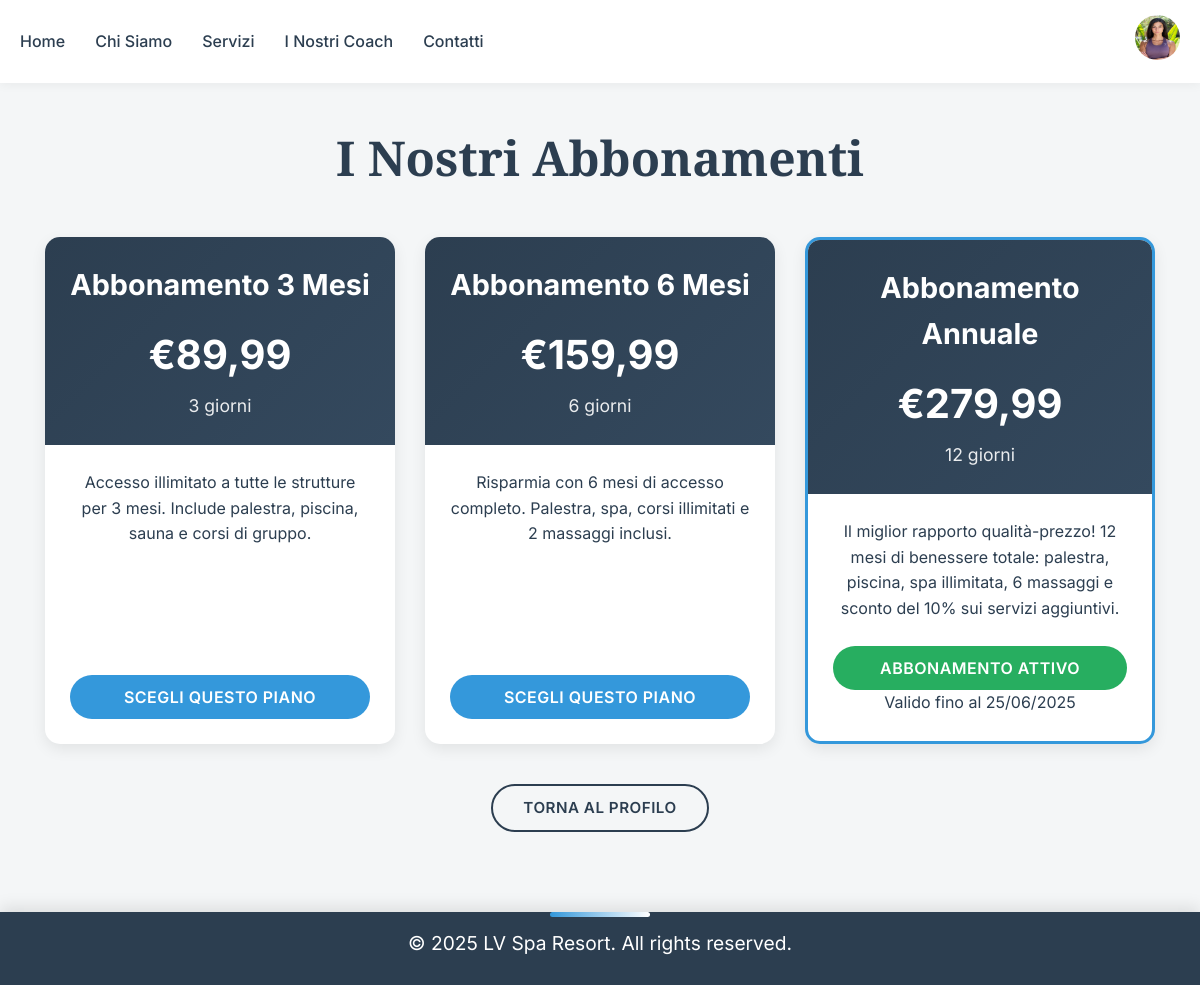
Page /subscriptions/subscription-plans/ (signed in) on the committed database.
### users/models.py (models this page shows, shortened)
class User(AbstractBaseUser, PermissionsMixin):
    full_name = models.CharField(max_length=255, default="Nome Cognome")
    email = models.EmailField(unique=True)
    phone = models.CharField(max_length=20, blank=True)
    profile_picture = models.ImageField(
        upload_to="profile_pics/",
        default="profile_pics/def_pfp.png",
        null=True,
        blank=True
    )
    is_active = models.BooleanField(default=True)
    is_staff = models.BooleanField(default=False)
    is_superuser = models.BooleanField(default=False)
    objects = UserManager()
    USERNAME_FIELD = 'email'

### subscriptions/models.py (models this page shows, shortened)
class SubscriptionPlan(models.Model):
    name = models.CharField(max_length=100)
    price = models.FloatField()
    duration = models.IntegerField(help_text="Durata in giorni")
    description = models.TextField()

class Subscription(models.Model):
    user = models.ForeignKey('users.User', on_delete=models.CASCADE)
    plan = models.ForeignKey('subscriptions.SubscriptionPlan', on_delete=models.SET_NULL, null=True, blank=True)
    start_date = models.DateTimeField(auto_now_add=True)
    end_date = models.DateTimeField(blank=True, null=True)
    is_active = models.BooleanField(default=True)

### subscriptions/views.py (the view)
# urls.py: path('subscription-plans/', views.subscription_plans, name='subscription_plans'),
@login_required
def subscription_plans(request):
    context = {
    "subscription_plans": SubscriptionPlan.objects.all(),
    "user_subscription": Subscription.objects.filter(user=request.user, is_active=True).first(),
}
    return render(request, 'subscriptions/subscription.html', context)

### subscriptions/templates/subscriptions/subscription.html (shortened to what this page needs)
{% extends 'users/navbar_template.html' %}
{% load static %}
{% block content %}
    <section class="subscription-section">
        <div class="subscription-container">
            <h1>I Nostri Abbonamenti</h1>
            <div class="plans-container">
                {% for plan in subscription_plans %}
                <div class="plan-card {% if user_subscription and user_subscription.plan.id == plan.id %}active-plan{% endif %}">
                    <div class="plan-header">
                        <h2>{{ plan.name }}</h2>
                        <p class="plan-price">€{{ plan.price|floatformat:2 }}</p>
                        <p class="plan-duration">{{ plan.duration }} giorni</p>
                    </div>
                    <div class="plan-description">
                        <p>{{ plan.description }}</p>
                    </div>
                    <div class="plan-action">
                        {% if user_subscription and user_subscription.plan.id == plan.id %}
                            <button class="current-plan-btn" disabled>Abbonamento Attivo</button>
                            <p class="plan-validity">Valido fino al {{ user_subscription.end_date|date:'d/m/Y' }}</p>
                        {% else %}
                            <button type="button" class="subscribe-plan-btn" onclick="openFakePaymentModal({{ plan.id }})">Scegli Questo Piano</button>
                        {% endif %}
                    </div>
                </div>
                {% empty %}
                <div class="no-plans">
                    <p>Al momento non ci sono abbonamenti disponibili.</p>
                </div>
                {% endfor %}
            </div>
            <div class="return-profile">
                <a href="{% url 'profile' %}" class="return-btn">Torna al Profilo</a>
            </div>
        </div>
    </section>
    <footer>
        <p>&copy; 2025 LV Spa Resort. All rights reserved.</p>
    </footer>
    <link rel="stylesheet" href="{% static 'subscriptions/css/subscriptions.css' %}?v={{ timestamp }}">
{% endblock %}

### users/templates/users/navbar_template.html (shortened to what this page needs)
{% load static %}
<!DOCTYPE html>
<html lang="it">
<head>
    <link rel="stylesheet" href="{% static 'users/css/home.css' %}">
</head>
<body>
    <header>
        <nav class="navbar">
            <ul class="nav-links">
                <li><a href="{% url 'home' %}#home">Home</a></li>
                <li><a href="{% url 'home' %}#about">Chi Siamo</a></li>
                <li><a href="{% url 'home' %}#services">Servizi</a></li>
                <li><a href="{% url 'home' %}#coaches">I Nostri Coach</a></li>
                <li><a href="{% url 'home' %}#contact">Contatti</a></li>
            </ul>
            <div class="header-actions">
                {% if user.is_authenticated %}
                    <div class="dropdown">
                        <img
                            src="{{ user.profile_picture.url }}"
                            alt="Immagine profilo utente"
                            class="user-profile-pic"
                        >
                    </div>
                {% else %}
                    <button class="login-btn" onclick="window.location.href='{% url 'login' %}?tab=login'">Login</button>
                    <button class="register-btn" onclick="window.location.href='{% url 'login' %}?tab=register'">Registrati</button>
                {% endif %}
            </div>
        </nav>
    </header>
{% block content %}{% endblock %}
</body>
</html>

### users/static/users/css/home.css (style rules this page uses)
* { margin: 0; padding: 0; box-sizing: border-box; }
:root { --primary-color: #2C3E50; --secondary-color: #34495E; --accent-color: #3498DB; --background-color: #F4F6F7; --text-color: #2C3E50; --white: #FFFFFF; }
body { font-family: 'Inter', sans-serif; line-height: 1.6; background-color: var(--background-color); color: var(--text-color); }
header { position: fixed; top: 0; width: 100%; background-color: var(--white); box-shadow: 0 2px 10px rgba(0, 0, 0, 0.05); z-index: 1000; padding: 15px 0; }
header nav { max-width: 1200px; margin: 0 auto; display: flex; justify-content: space-between; align-items: center; padding: 0 20px; }
header nav ul { display: flex; list-style: none; gap: 30px; }
header nav ul li a { text-decoration: none; color: var(--primary-color); font-weight: 500; transition: color 0.3s ease; position: relative; }
header nav ul li a::after { content: ''; position: absolute; width: 0; height: 2px; bottom: -5px; left: 0; background-color: var(--accent-color); transition: width 0.3s ease; }
.header-actions { display: flex; gap: 20px; }
.dropdown { position: relative; display: inline-block; }
.user-profile-pic { width: 45px; height: 45px; border-radius: 50%; cursor: pointer; transition: transform 0.2s ease; }
footer { background-color: var(--primary-color); color: var(--white); text-align: center; padding: 20px 10px; margin-top: 50px; position: relative; box-shadow: 0 -5px 15px rgba(0, 0, 0, 0.1); }
footer p { font-size: 1.2rem; font-weight: 400; margin-bottom: 10px; font-family: 'Inter', sans-serif; }
footer::before { content: ''; position: absolute; top: 0; left: 50%; transform: translateX(-50%); width: 100px; height: 5px; background: linear-gradient(to right, var(--accent-color), var(--white)); border-radius: 50px; margin-bottom: 10px; }

### rows in the picture
User: profile_picture (picture)
SubscriptionPlan: name "Abbonamento 3 Mesi", price "89,99", duration "3", description "Accesso illimitato a tutte le strutture per 3 mesi. Include palestra, piscina, sauna e corsi di gruppo."
SubscriptionPlan: name "Abbonamento 6 Mesi", price "159,99", duration "6", description "Risparmia con 6 mesi di accesso completo. Palestra, spa, corsi illimitati e 2 massaggi inclusi."
SubscriptionPlan: name "Abbonamento Annuale", price "279,99", duration "12", description "Il miglior rapporto qualità-prezzo! 12 mesi di benessere totale: palestra, piscina, spa illimitata, 6 massaggi e sconto del 10% sui servizi aggiuntivi."
Subscription: end_date "25/06/2025"
